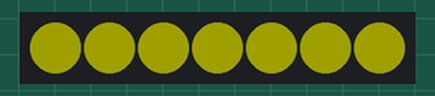
Simulated run of this sketch. Board: ESP32. Parts: 7 RGB LEDs in strip order, left to right. Dim RGB values are drawn brighter than linear; WiFi joins after 1.5 s; servers stay silent unless stated; the local clock reads 2024-03-15 10:24:30 at power-on unless the sketch sets it; what the sketch prints to the serial monitor is not drawn.

Above: at 1.1 s.
At 2.6 s:
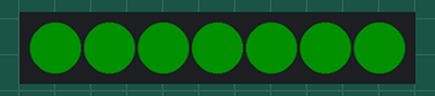
At 3.6 s:
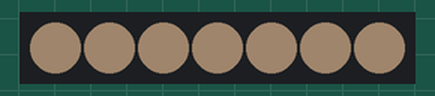
Timing chart, 0 to 5.1 s (numbered marks = the images above):
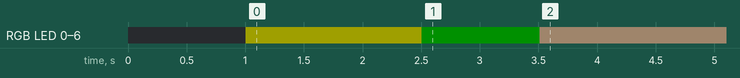

The sketch:

timer_led.ino
```cpp
// (licence header left out)
#include <Arduino.h>

// WIFI関連
#include <WiFi.h>
const char* WIFI_SSID = "****";
const char* WIFI_PASS = "****";

// 動作設定
#define TIME_LED_ON_HOUR    6   // LEDの点灯開始時間（時）
#define TIME_LED_ON_MINUTE  0   // LEDの点灯開始時間（分）
#define TIME_LED_OFF_HOUR   18  // LEDの点灯終了時間（時）
#define TIME_LED_OFF_MINUTE 30  // LEDの点灯終了時間（分）
#define LED_BRIGHTNESS 31       // LEDの明るさ
#define LED_COLOR_TEMPERATURE 4200  // LEDの色温度(K)
#define NTP_SYNC_INTERVAL 7200*1000 // NTP同期間隔（mS）

// NTP関連
#include <esp_sntp.h>
const char NTP_TIMEZONE[] = "JST-9";
const char NTP_SERVER1[]  = "ntp.nict.jp";
const char NTP_SERVER2[]  = "ntp.jst.mfeed.ad.jp";

// GPIO設定
// #define PIN_LED    27   // 内蔵LED
#define PIN_LED    32   // 外付LED
#define PIN_BUTTON 39

// FastLED
#define NUM_LEDS   7    // LEDの数
#include <FastLED.h>
CRGB leds[NUM_LEDS];

// グローバル変数
unsigned long lastNtpSync = 0;  // 最後にNTP同期した時刻

// デバッグに便利なマクロ定義 --------
#define sp(x) Serial.println(x)
#define spn(x) Serial.print(x)
#define spp(k,v) Serial.println(String(k)+"="+String(v))
#define spf(fmt, ...) Serial.printf(fmt, __VA_ARGS__)


// Wi-Fi接続する
bool wifiConnect() {
  bool stat = false;
  if (WiFi.status() != WL_CONNECTED) {
    Serial.print("Wifi connecting.");
    for (int j=0; j<10; j++) {
      WiFi.disconnect();
      WiFi.mode(WIFI_STA);
      WiFi.begin(WIFI_SSID, WIFI_PASS);  //  Wi-Fi APに接続
      for (int i=0; i<10; i++) {
        if (WiFi.status() == WL_CONNECTED) break;
        Serial.print(".");
        delay(500);
      }
      if (WiFi.status() == WL_CONNECTED) {
        Serial.println("connected!");
        Serial.println(WiFi.localIP());
        stat = true;
        break;
      } else {
        Serial.println("failed");
        WiFi.disconnect();
      }
    }
  }
  return stat;
}

// NTP時刻同期を実行
bool syncNTP() {
  static bool ntpInitialized = false;

  // WiFi接続チェック
  if (!wifiConnect()) {
    sp("WiFi connection failed");
    return false;
  }

  // 初回のみNTP設定
  if (!ntpInitialized) {
    sp("NTP initializing...");
    configTzTime(NTP_TIMEZONE, NTP_SERVER1, NTP_SERVER2);
    ntpInitialized = true;
  }

  // NTP同期待機
  spn("NTP syncing...");
  int timeout = 0;
  while (sntp_get_sync_status() != SNTP_SYNC_STATUS_COMPLETED) {
    if (timeout++ > 20) {  // 10秒でタイムアウト
      sp("NTP sync timeout");
      return false;
    }
    spn(".");
    delay(500);
  }
  sp("done");

  // 同期完了
  time_t now = time(nullptr);
  struct tm timeinfo;
  localtime_r(&now, &timeinfo);
  char timeStr[64];
  strftime(timeStr, sizeof(timeStr), "%Y-%m-%d %H:%M:%S", &timeinfo);
  spf("NTP synced: %s\n", timeStr);

  return true;
}

// 色温度(K)からRGBに変換
CRGB colorTemperatureToCRGB(uint16_t kelvin) {
  float temp = kelvin / 100.0;
  float red, green, blue;

  // Red
  if (temp <= 66) {
    red = 255;
  } else {
    red = temp - 60;
    red = 329.698727446 * pow(red, -0.1332047592);
    if (red < 0) red = 0;
    if (red > 255) red = 255;
  }

  // Green
  if (temp <= 66) {
    green = temp;
    green = 99.4708025861 * log(green) - 161.1195681661;
  } else {
    green = temp - 60;
    green = 288.1221695283 * pow(green, -0.0755148492);
  }
  if (green < 0) green = 0;
  if (green > 255) green = 255;

  // Blue
  if (temp >= 66) {
    blue = 255;
  } else if (temp <= 19) {
    blue = 0;
  } else {
    blue = temp - 10;
    blue = 138.5177312231 * log(blue) - 305.0447927307;
    if (blue < 0) blue = 0;
    if (blue > 255) blue = 255;
  }

  return CRGB((uint8_t)red, (uint8_t)green, (uint8_t)blue);
}

// LEDの点灯制御
void ledControl(bool on) {
  if (on) {
    // 点灯
    CRGB color = colorTemperatureToCRGB(LED_COLOR_TEMPERATURE);
    ledSetColor(color, LED_BRIGHTNESS);
  } else {
    // 消灯
    ledSetColor(CRGB::Black, 0);
  }
}

// LEDを指定の色と明るさで光らす
void ledSetColor(CRGB color, uint8_t brightness) {
  for (int i = 0; i < NUM_LEDS; i++) {
    leds[i] = color;
  }
  FastLED.setBrightness(brightness);
  FastLED.show();
}

// セットアップ
void setup() {
  Serial.begin(115200);
  delay(1000);
  sp("\n\n=== M5Stamp-Pico Timer LED Start ===");

  // GPIO設定
  pinMode(PIN_BUTTON, INPUT);

  // FastLED設定
  FastLED.addLeds<WS2812, PIN_LED, GRB>(leds, NUM_LEDS);
  FastLED.setBrightness(LED_BRIGHTNESS);

  // LEDを黄色に光らす
  ledSetColor(CRGB::Yellow, LED_BRIGHTNESS);

  // 初回のNTP時刻同期
  if (!syncNTP()) {
    sp("Initial NTP sync failed. Retrying...");
    delay(5000);
    syncNTP();  // リトライ
  }
  lastNtpSync = millis();

  // セットアップ完了の合図
  ledSetColor(CRGB::Green, LED_BRIGHTNESS);
  delay(1000);
  ledSetColor(CRGB::Black, 0);
  sp("Setup complete!\n");
}

// メイン
void loop() {
  static unsigned long lastLedUpdate = 0;
  static int lastTimeInMinutes = -1;

  unsigned long currentMillis = millis();

  // 定期的にNTP時刻同期（起動後から指定間隔ごと）
  if (currentMillis - lastNtpSync >= NTP_SYNC_INTERVAL) {
    lastNtpSync = currentMillis;
    sp("\n--- Periodic NTP Sync ---");
    if (syncNTP()) {
      lastTimeInMinutes = -1;  // 同期成功時はLED更新を強制
    }
  }

  // 1分ごとに時刻をチェックしてLEDを更新
  if (currentMillis - lastLedUpdate >= 60000 || lastLedUpdate == 0) {
    lastLedUpdate = currentMillis;

    // WiFi接続状態チェック（切断されていたら再接続）
    if (WiFi.status() != WL_CONNECTED) {
      sp("WiFi disconnected. Reconnecting...");
      wifiConnect();
    }

    // 現在時刻を取得
    time_t now = time(nullptr);
    struct tm timeinfo;
    localtime_r(&now, &timeinfo);
    int currentHour = timeinfo.tm_hour;
    int currentMinute = timeinfo.tm_min;
    int currentTimeInMinutes = currentHour * 60 + currentMinute;

    // 時刻が変わったらLEDを更新
    if (currentTimeInMinutes != lastTimeInMinutes) {
      lastTimeInMinutes = currentTimeInMinutes;

      // 時刻に応じたLED ON/OFF判定（時刻を分単位で比較）
      int ledOnTime = TIME_LED_ON_HOUR * 60 + TIME_LED_ON_MINUTE;
      int ledOffTime = TIME_LED_OFF_HOUR * 60 + TIME_LED_OFF_MINUTE;
      bool led = (currentTimeInMinutes >= ledOnTime && currentTimeInMinutes < ledOffTime);
      ledControl(led);

      // デバッグ出力
      char timeStr[32];
      strftime(timeStr, sizeof(timeStr), "%Y-%m-%d %H:%M:%S", &timeinfo);
      const char* status = led ? "ON" : "OFF";
      spf("[%s] LED: %s\n", timeStr, status);
    }
  }

  delay(10);
} 
```

Measured:
- by itself, RGB LED 0–6: off → RGB(31, 31, 0) at 1.0 s, → RGB(0, 16, 0) 1.5 s later, → RGB(31, 26, 21) 1.0 s later
- what the display in image 0 shows lasts 1.5 s, from 1.0 s to 2.5 s
- what the display in image 1 shows lasts 1.0 s, from 2.5 s to 3.5 s
